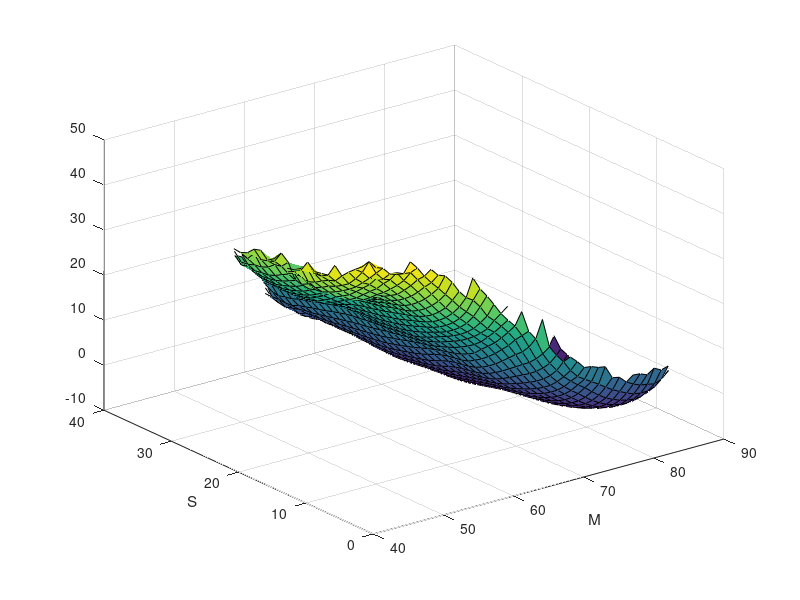
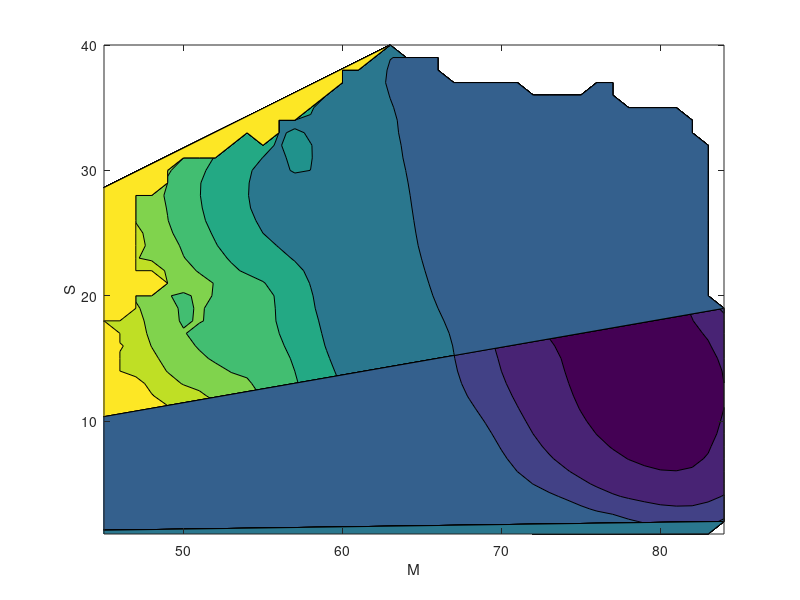

These figures' MATLAB source, in order:
close all
clear all
M=linspace(45,84,40);
S=linspace(1,40,40);
G=load('free_energy.dat');
surf(M,S,G');xlabel('M');ylabel('S');
figure
contourf(M,S,G');xlabel('M');ylabel('S');
